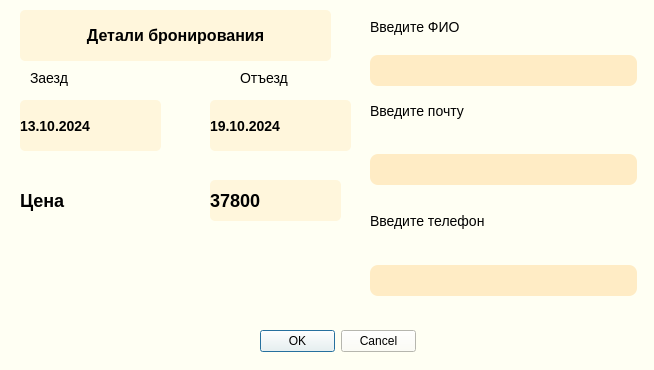
<?xml version="1.0" encoding="UTF-8"?>
<ui version="4.0">
 <class>Form</class>
 <widget class="QWidget" name="Form">
  <property name="geometry">
   <rect>
    <x>0</x>
    <y>0</y>
    <width>654</width>
    <height>370</height>
   </rect>
  </property>
  <property name="windowTitle">
   <string>Оформление брони</string>
  </property>
  <property name="styleSheet">
   <string notr="true">QWidget {
	background-color: rgb(255, 255, 243);
}
QLabel {
	font-family: Segoe UI;
	font-size: 14px;
}
QLabel#label_4 {
	font-size: 16px;
	font-weight:500;
	background-color: rgba(255, 236, 197, 0.5);
	border-radius:5px;
}
QLineEdit {
	background-color:rgb(255, 236, 197);
	border:none;
	border-radius: 8px;
	font-size: 13px;
}</string>
  </property>
  <widget class="QDialogButtonBox" name="buttonBox">
   <property name="geometry">
    <rect>
     <x>260</x>
     <y>330</y>
     <width>156</width>
     <height>23</height>
    </rect>
   </property>
   <property name="styleSheet">
    <string notr="true"/>
   </property>
   <property name="standardButtons">
    <set>QDialogButtonBox::Cancel|QDialogButtonBox::Ok</set>
   </property>
  </widget>
  <widget class="QLabel" name="label_4">
   <property name="geometry">
    <rect>
     <x>20</x>
     <y>10</y>
     <width>311</width>
     <height>51</height>
    </rect>
   </property>
   <property name="text">
    <string>&lt;html&gt;&lt;head/&gt;&lt;body&gt;&lt;p align=&quot;center&quot;&gt;&lt;span style=&quot; font-size:12pt;&quot;&gt;Детали бронирования&lt;/span&gt;&lt;/p&gt;&lt;/body&gt;&lt;/html&gt;</string>
   </property>
  </widget>
  <widget class="QLabel" name="label_5">
   <property name="geometry">
    <rect>
     <x>30</x>
     <y>70</y>
     <width>101</width>
     <height>16</height>
    </rect>
   </property>
   <property name="text">
    <string>Заезд</string>
   </property>
  </widget>
  <widget class="QLabel" name="label_6">
   <property name="geometry">
    <rect>
     <x>240</x>
     <y>70</y>
     <width>101</width>
     <height>16</height>
    </rect>
   </property>
   <property name="text">
    <string>Отъезд</string>
   </property>
  </widget>
  <widget class="QLabel" name="lbl_arrive">
   <property name="geometry">
    <rect>
     <x>20</x>
     <y>100</y>
     <width>141</width>
     <height>51</height>
    </rect>
   </property>
   <property name="styleSheet">
    <string notr="true">font-weight:500;
background-color: rgba(255, 236, 197, 0.5);
border-radius:5px;</string>
   </property>
   <property name="text">
    <string>13.10.2024</string>
   </property>
  </widget>
  <widget class="QLabel" name="lbl_depart">
   <property name="geometry">
    <rect>
     <x>210</x>
     <y>100</y>
     <width>141</width>
     <height>51</height>
    </rect>
   </property>
   <property name="styleSheet">
    <string notr="true">font-weight:500;
background-color: rgba(255, 236, 197, 0.5);
border-radius:5px;</string>
   </property>
   <property name="text">
    <string>19.10.2024</string>
   </property>
  </widget>
  <widget class="QLabel" name="label_7">
   <property name="geometry">
    <rect>
     <x>20</x>
     <y>180</y>
     <width>161</width>
     <height>41</height>
    </rect>
   </property>
   <property name="styleSheet">
    <string notr="true">font-weight: 600;
font-size: 18px;</string>
   </property>
   <property name="text">
    <string>Цена</string>
   </property>
  </widget>
  <widget class="QLabel" name="lbl_cost">
   <property name="geometry">
    <rect>
     <x>210</x>
     <y>180</y>
     <width>131</width>
     <height>41</height>
    </rect>
   </property>
   <property name="styleSheet">
    <string notr="true">font-weight: 600;
font-size: 18px;
background-color: rgba(255, 236, 197, 0.5);
border-radius:5px;</string>
   </property>
   <property name="text">
    <string>37800</string>
   </property>
  </widget>
  <widget class="QLabel" name="label">
   <property name="geometry">
    <rect>
     <x>370</x>
     <y>6</y>
     <width>267</width>
     <height>41</height>
    </rect>
   </property>
   <property name="text">
    <string>Введите ФИО</string>
   </property>
  </widget>
  <widget class="QLineEdit" name="edit_FIO">
   <property name="geometry">
    <rect>
     <x>370</x>
     <y>55</y>
     <width>267</width>
     <height>31</height>
    </rect>
   </property>
  </widget>
  <widget class="QLineEdit" name="edit_phone">
   <property name="geometry">
    <rect>
     <x>370</x>
     <y>265</y>
     <width>267</width>
     <height>31</height>
    </rect>
   </property>
  </widget>
  <widget class="QLabel" name="label_2">
   <property name="geometry">
    <rect>
     <x>370</x>
     <y>200</y>
     <width>267</width>
     <height>41</height>
    </rect>
   </property>
   <property name="text">
    <string>Введите телефон</string>
   </property>
  </widget>
  <widget class="QLineEdit" name="edit_email">
   <property name="geometry">
    <rect>
     <x>370</x>
     <y>154</y>
     <width>267</width>
     <height>31</height>
    </rect>
   </property>
  </widget>
  <widget class="QLabel" name="label_3">
   <property name="geometry">
    <rect>
     <x>370</x>
     <y>90</y>
     <width>267</width>
     <height>41</height>
    </rect>
   </property>
   <property name="text">
    <string>Введите почту</string>
   </property>
  </widget>
 </widget>
 <resources/>
 <connections/>
</ui>
